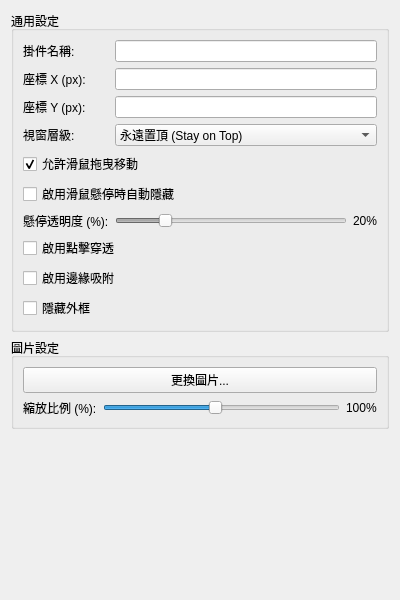
<?xml version="1.0" encoding="UTF-8"?>
<ui version="4.0">
 <class>ImageSettingsForm</class>
 <widget class="QWidget" name="ImageSettingsForm">
  <property name="geometry">
   <rect>
    <x>0</x>
    <y>0</y>
    <width>400</width>
    <height>600</height>
   </rect>
  </property>
  <property name="windowTitle">
   <string>圖片小工具設定</string>
  </property>
  <layout class="QVBoxLayout" name="verticalLayout">
   <item>
    <widget class="QGroupBox" name="general_groupBox">
     <property name="title">
      <string>通用設定</string>
     </property>
     <layout class="QFormLayout" name="formLayout">
      <!-- 掛件名稱 -->
      <item row="0" column="0">
       <widget class="QLabel" name="label_name">
        <property name="text">
         <string>掛件名稱:</string>
        </property>
       </widget>
      </item>
      <item row="0" column="1">
       <widget class="QLineEdit" name="widgetName_lineEdit"/>
      </item>
      <!-- 座標 (X, Y) -->
      <item row="1" column="0">
       <widget class="QLabel" name="label_X">
        <property name="text">
         <string>座標 X (px):</string>
        </property>
       </widget>
      </item>
      <item row="1" column="1">
       <widget class="QLineEdit" name="coordX_lineEdit"/>
      </item>
      <item row="2" column="0">
       <widget class="QLabel" name="label_Y">
        <property name="text">
         <string>座標 Y (px):</string>
        </property>
       </widget>
      </item>
      <item row="2" column="1">
       <widget class="QLineEdit" name="coordY_lineEdit"/>
      </item>
      <!-- 視窗層級 -->
      <item row="3" column="0">
       <widget class="QLabel" name="label_pos">
        <property name="text">
         <string>視窗層級:</string>
        </property>
       </widget>
      </item>
      <item row="3" column="1">
       <widget class="QComboBox" name="position_comboBox">
        <item>
         <property name="text">
          <string>永遠置頂 (Stay on Top)</string>
         </property>
        </item>
        <item>
         <property name="text">
          <string>普通 (Normal)</string>
         </property>
        </item>
        <item>
         <property name="text">
          <string>置於底部 (On Desktop)</string>
         </property>
        </item>
       </widget>
      </item>
      <!-- 拖曳開關 -->
      <item row="4" column="0" colspan="2">
       <widget class="QCheckBox" name="draggable_checkBox">
        <property name="text">
         <string>允許滑鼠拖曳移動</string>
        </property>
        <property name="checked">
         <bool>true</bool>
        </property>
       </widget>
      </item>
      <!-- 懸停隱藏開關 -->
      <item row="5" column="0" colspan="2">
       <widget class="QCheckBox" name="hoverHide_checkBox">
        <property name="text">
         <string>啟用滑鼠懸停時自動隱藏</string>
        </property>
       </widget>
      </item>
      <!-- 懸停透明度 (預設停用) -->
      <item row="6" column="0">
       <widget class="QLabel" name="label_T">
        <property name="text">
         <string>懸停透明度 (%):</string>
        </property>
       </widget>
      </item>
      <item row="6" column="1">
       <layout class="QHBoxLayout" name="opacityLayout">
        <item>
         <widget class="QSlider" name="transparency_slider">
          <property name="enabled">
           <bool>false</bool>
          </property>
          <property name="minimum">
           <number>0</number>
          </property>
          <property name="maximum">
           <number>100</number>
          </property>
          <property name="value">
           <number>20</number>
          </property>
          <property name="orientation">
           <enum>Qt::Orientation::Horizontal</enum>
          </property>
         </widget>
        </item>
        <item>
         <widget class="QLabel" name="label_opacityVal">
          <property name="text">
           <string>20%</string>
          </property>
         </widget>
        </item>
       </layout>
      </item>
      <!-- 點擊穿透 -->
      <item row="7" column="0" colspan="2">
       <widget class="QCheckBox" name="clickThrough_checkBox">
        <property name="text">
         <string>啟用點擊穿透</string>
        </property>
       </widget>
      </item>
      <!-- 邊緣吸附 -->
      <item row="8" column="0" colspan="2">
        <widget class="QCheckBox" name="snap_checkBox">
             <property name="text">
                <string>啟用邊緣吸附</string>
            </property>
        </widget>
      </item>
      <!-- 隱藏外框 -->
      <item row="9" column="0" colspan="2">
       <widget class="QCheckBox" name="noFrame_checkBox">
        <property name="text">
         <string>隱藏外框</string>
        </property>
        <property name="checked">
         <bool>false</bool>
        </property>
       </widget>
      </item>
     </layout>
    </widget>
   </item>
   <!-- 圖片媒體與尺寸設定 -->
   <item>
    <widget class="QGroupBox" name="image_groupBox">
     <property name="title">
      <string>圖片設定</string>
     </property>
     <layout class="QFormLayout" name="formLayout_image">
      <item row="0" column="0" colspan="2">
       <widget class="QPushButton" name="browseImage_button">
        <property name="text">
         <string>更換圖片...</string>
        </property>
       </widget>
      </item>
      <item row="1" column="0">
       <widget class="QLabel" name="label_scale">
        <property name="text">
         <string>縮放比例 (%):</string>
        </property>
       </widget>
      </item>
      <item row="1" column="1">
       <layout class="QHBoxLayout" name="scaleLayout">
        <item>
         <widget class="QSlider" name="scale_slider">
          <property name="minimum">
           <number>10</number>
          </property>
          <property name="maximum">
           <number>200</number>
          </property>
          <property name="value">
           <number>100</number>
          </property>
          <property name="orientation">
           <enum>Qt::Orientation::Horizontal</enum>
          </property>
         </widget>
        </item>
        <item>
         <widget class="QLabel" name="label_scaleVal">
          <property name="text">
           <string>100%</string>
          </property>
         </widget>
        </item>
       </layout>
      </item>
     </layout>
    </widget>
   </item>
   <item>
    <spacer name="vSpacer">
     <property name="orientation">
      <enum>Qt::Orientation::Vertical</enum>
     </property>
     <property name="sizeHint" stdset="0">
      <size>
       <width>0</width>
       <height>0</height>
      </size>
     </property>
    </spacer>
   </item>
  </layout>
 </widget>
 <resources/>
 <connections/>
</ui>
